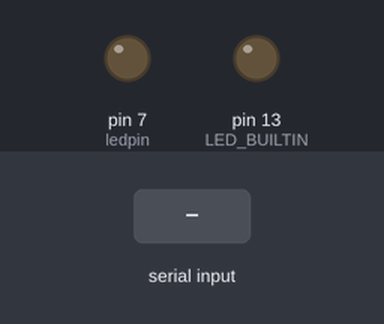
A sketch run on a simulated Arduino Uno, built with avr-gcc and run on an emulated ATmega328P. Parts: output pins drawn as LEDs (lit = HIGH). Inputs (shaded band) come from the test bench.

Above: at 1.2 s.
1.3 s: "R" received over Serial
At 2.8 s:
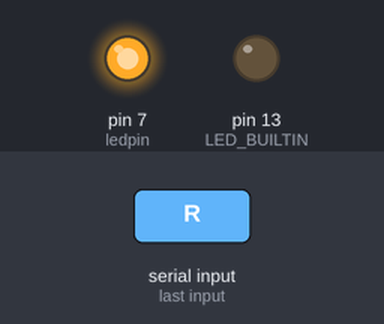
Timing chart, 0 to 4.5 s (numbered marks = the images above; inputs shaded):
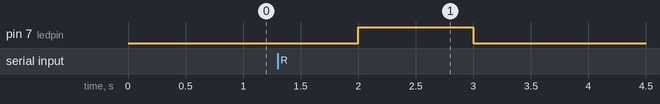

Measured:
- after the input at 1.3 s, pin 7 (ledpin): LOW → HIGH after 0.70 s, → LOW 1.0 s later

The sketch:

SerialEcho.ino
```cpp
int ledpin = 7;

void setup()
{
    // set up the Baud rate have it the same as python script
    Serial.begin(9600);
    // for testing purposes
    pinMode(LED_BUILTIN, OUTPUT);
    pinMode(ledpin, OUTPUT);
}

void loop()
{
    // going to read from serial
    char state = Serial.read();

    if (state == 'R') {
        digitalWrite(ledpin, HIGH);
        delay(1000);
    } else {
        digitalWrite(ledpin, LOW);
        delay(1000);
    }
}
```
